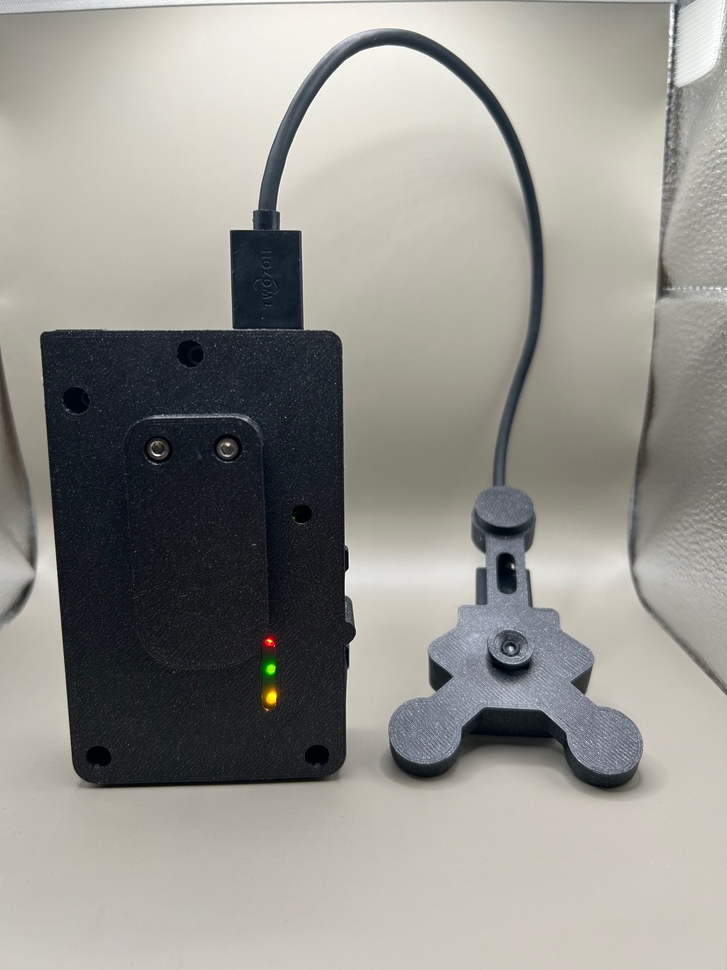
#> input picture IMG_2611.jpg, 727 x 970 px, shrunk from 1512 x 2016 before the run
$ python -i image_preprocessing.py   (imports and definitions only)
#> lines starting #> are read from the running program, lines starting #| are printed output that depends on the picture; after the words box and inside, x2 and y2 are one past the last pixel; in counts of white or black regions, pixels touching at a corner belong together
import os
import uuid
import logging

import cv2
import numpy as np
from ultralytics import YOLO

logger = logging.getLogger(__name__)
# [1 line not run here, left out]


# [84 lines left out: functions crop_and_save_image_with_bbox, detect_screen_using_custom_yolo, improved_rotate_image_using_lines, not called in this run]


def improved_rotate_image_using_lines_two(img_path):
    # Read the image
#> called with img_path = '../IMG_2611.jpg'
    image = cv2.imread(img_path)
#> image is the input picture: shape (970, 727, 3); mean B, G, R 142.1, 147.5, 148.6

    # Convert the image to grayscale
    gray = cv2.cvtColor(image, cv2.COLOR_BGR2GRAY)

    # Apply bilateral filtering to reduce noise
    filtered = cv2.bilateralFilter(gray, 9, 75, 75)

    # Use the Canny edge detector to find edges in the image
    edges = cv2.Canny(filtered, 50, 150, apertureSize=3)
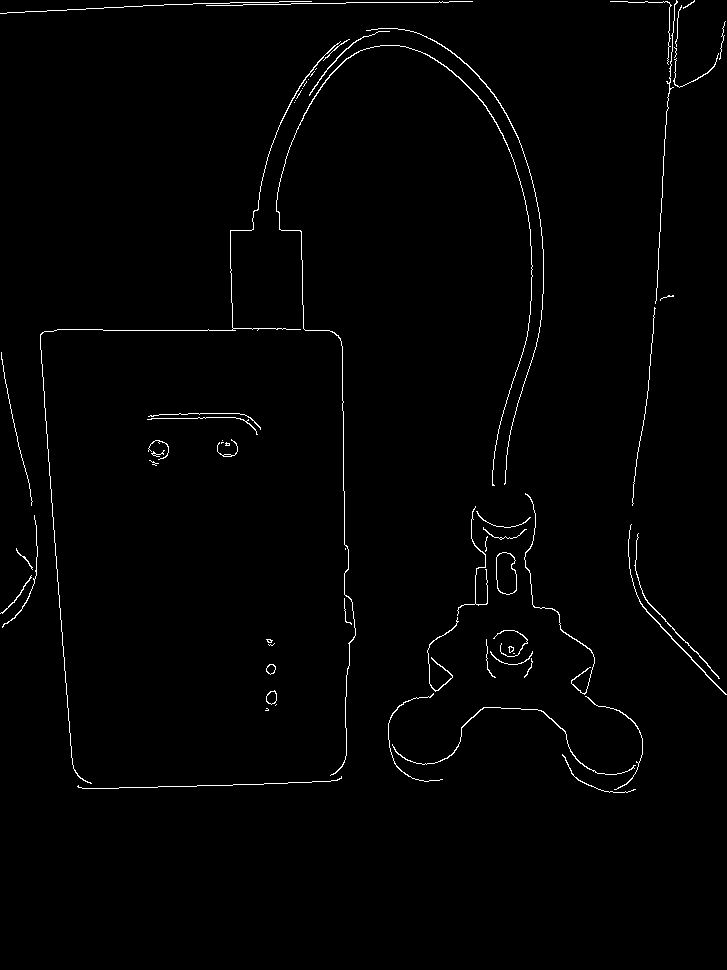
#> edges: shape (970, 727); 1.2% white in thin lines or dots, all inside (x1, y1, x2, y2) = (0, 0, 727, 793)

    # Use Hough Line Transform to detect lines in the image
    lines = cv2.HoughLines(edges, 1, np.pi / 180, 200)
#> lines = [[673, 0.0698], [9, 1.55]]

    if lines is not None:
        angles = []
        for rho, theta in lines[:, 0]:
            angle = (theta * 180 / np.pi) - 90
            if -45 <= angle <= 45:
                angles.append(angle)
#> this loop made 2 passes
#> (rho, theta, angle) on passes 1 to 2: (673, 0.0698, -86), (9, 1.55, -1)
#> after the loop, angles = [-1]

        # If we have no valid angles, return the original image
        if not angles:
            return image

        # Use the median of the angles for a more robust estimate
        rotation_angle = np.median(angles)
#> rotation_angle = -1

        # Get the image's center
        height, width = image.shape[:2]
#> height = 970; width = 727
        center = (width // 2, height // 2)
#> center = (363, 485)

        # Create a rotation matrix
        rotation_matrix = cv2.getRotationMatrix2D(center, rotation_angle, 1)
#> rotation_matrix = [[1, -0.0175, 8.52], [0.0175, 1, -6.26]]

        # Rotate the image
        rotated_image = cv2.warpAffine(image, rotation_matrix, (width, height))
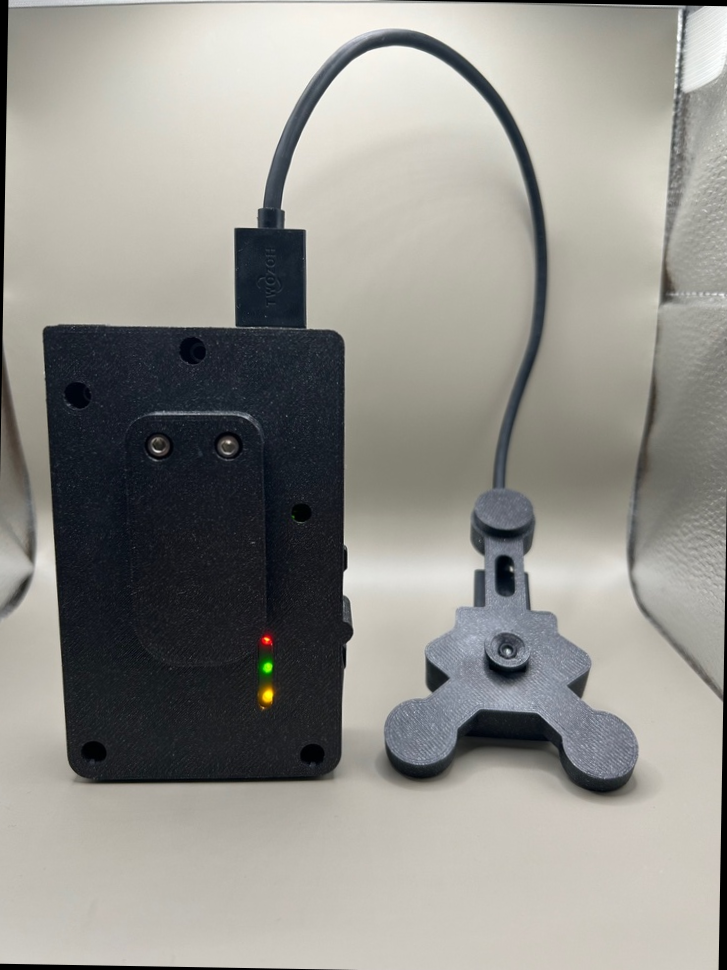
#> rotated_image: shape (970, 727, 3); mean B, G, R 140.4, 145.8, 146.9

        return rotated_image
    else:
        # If no lines are detected, return the original image
        return image

# [40 lines left out: functions preprocessing_raw_image_double_detect, detect_tv_laptop, not called in this run]

>>> result = improved_rotate_image_using_lines_two('../IMG_2611.jpg')

$ run again, on IMG_2665.jpg
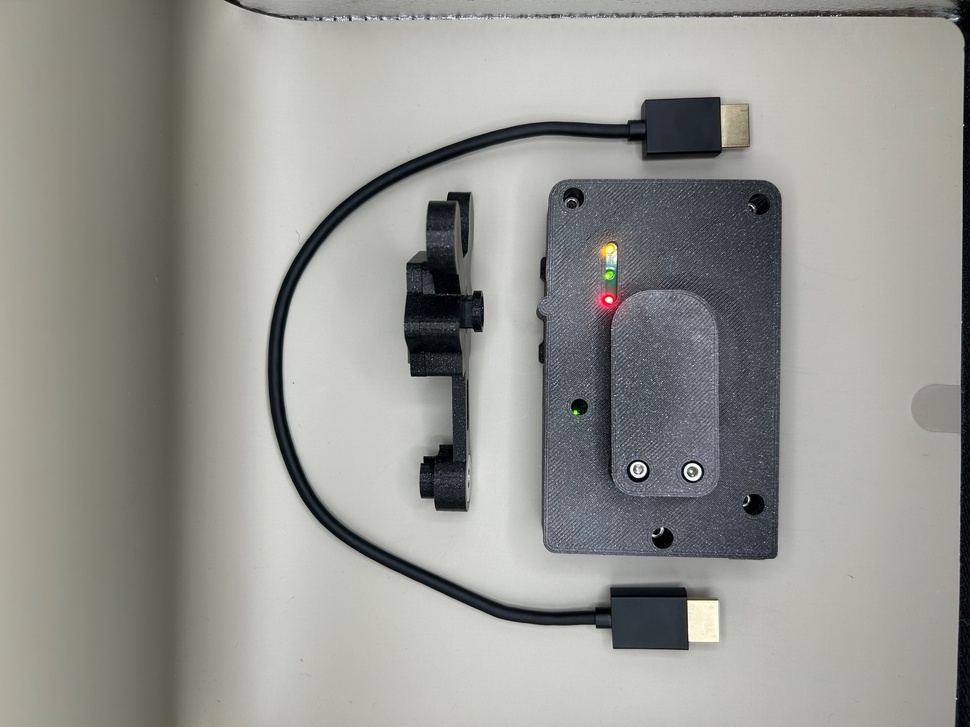
#> input picture IMG_2665.jpg, 970 x 727 px, shrunk from 2016 x 1512 before the run
#> in improved_rotate_image_using_lines_two, image is the input picture: shape (727, 970, 3); mean B, G, R 146, 150.9, 150.1
#> in improved_rotate_image_using_lines_two, `edges = cv2.Canny(filtered, 50, 150, apertureSize=3)`:
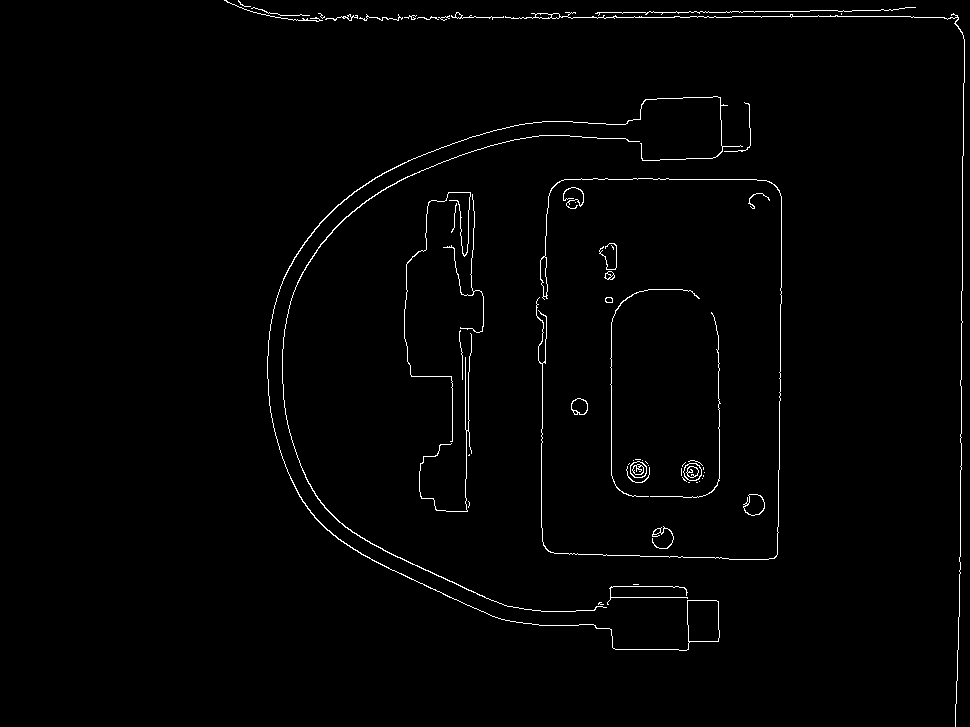
#> edges: shape (727, 970); 1.3% white in thin lines or dots, all inside (x1, y1, x2, y2) = (224, 0, 965, 727)
#> lines = [[17, 1.57], [25, 1.55]]
#> the loop in improved_rotate_image_using_lines_two, `for rho, theta in lines[:, 0]:` made 2 passes
#> (rho, theta, angle) on passes 1 to 2: (17, 1.57, 2.5e-06), (25, 1.55, -1)
#> after the loop in improved_rotate_image_using_lines_two, `for rho, theta in lines[:, 0]:`: angles = [2.5e-06, -1]
#> rotation_angle = -0.5
#> rotation_matrix = [[1, -0.00873, 3.19], [0.00873, 1, -4.22]]
#> in improved_rotate_image_using_lines_two, `rotated_image = cv2.warpAffine(image, rotation_matrix, (width, height))`:
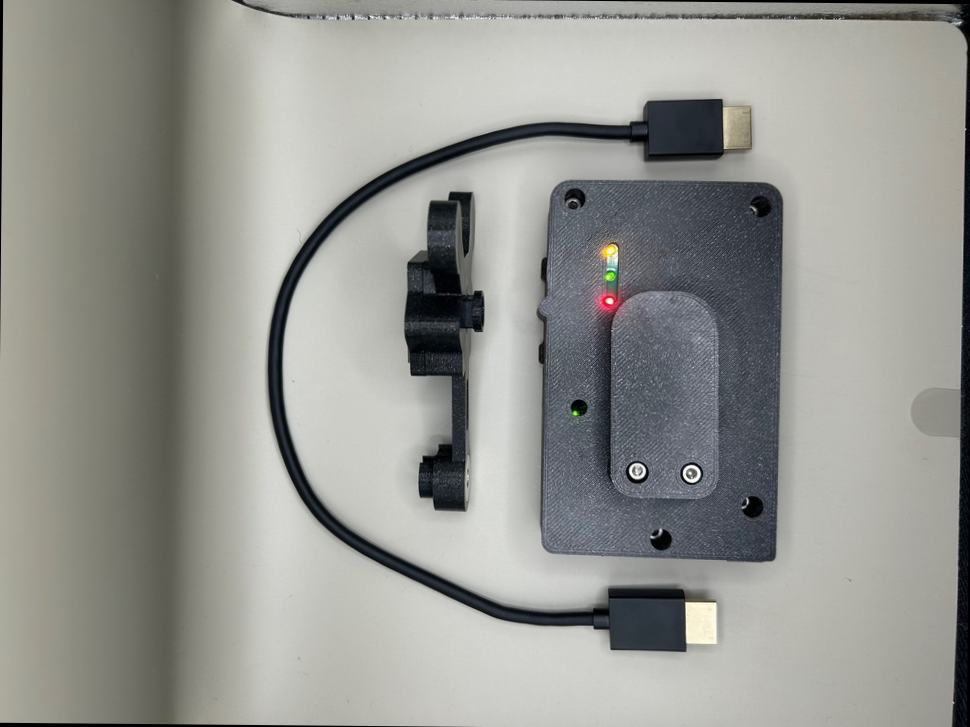
#> rotated_image: shape (727, 970, 3); mean B, G, R 145.5, 150.3, 149.5

$ run again, on IMG_2667.jpg
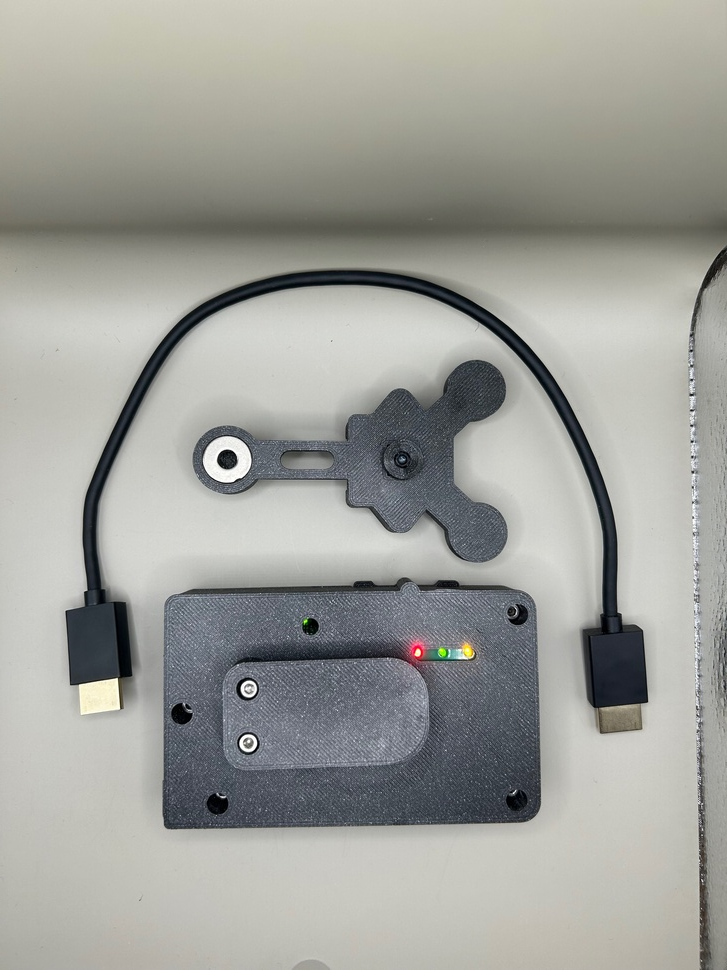
#> input picture IMG_2667.jpg, 727 x 970 px, shrunk from 1512 x 2016 before the run
#> in improved_rotate_image_using_lines_two, image is the input picture: shape (970, 727, 3); mean B, G, R 154.7, 160.1, 159.2
#> in improved_rotate_image_using_lines_two, `edges = cv2.Canny(filtered, 50, 150, apertureSize=3)`:
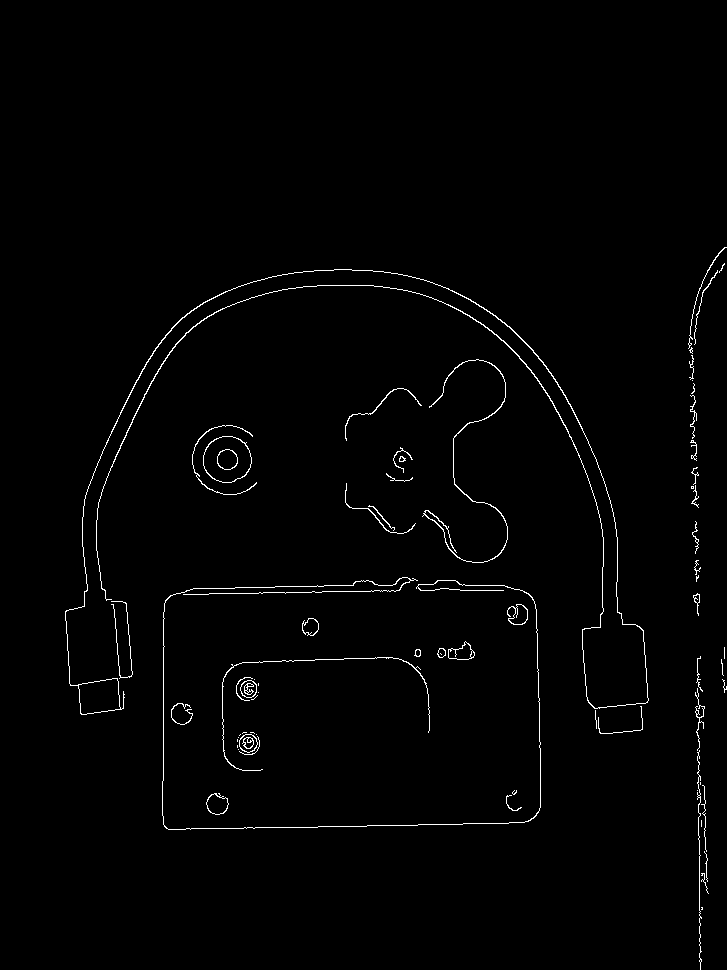
#> edges: shape (970, 727); 1.2% white in thin lines or dots, all inside (x1, y1, x2, y2) = (65, 247, 727, 970)
#> lines = [[597, 1.55], [832, 1.55]]
#> the loop in improved_rotate_image_using_lines_two, `for rho, theta in lines[:, 0]:` made 2 passes
#> (rho, theta, angle) on passes 1 to 2: (597, 1.55, -1), (832, 1.55, -1)
#> after the loop in improved_rotate_image_using_lines_two, `for rho, theta in lines[:, 0]:`: angles = [-1, -1]
#> rotation_angle = -1
#> rotation_matrix = [[1, -0.0175, 8.52], [0.0175, 1, -6.26]]
#> in improved_rotate_image_using_lines_two, `rotated_image = cv2.warpAffine(image, rotation_matrix, (width, height))`:
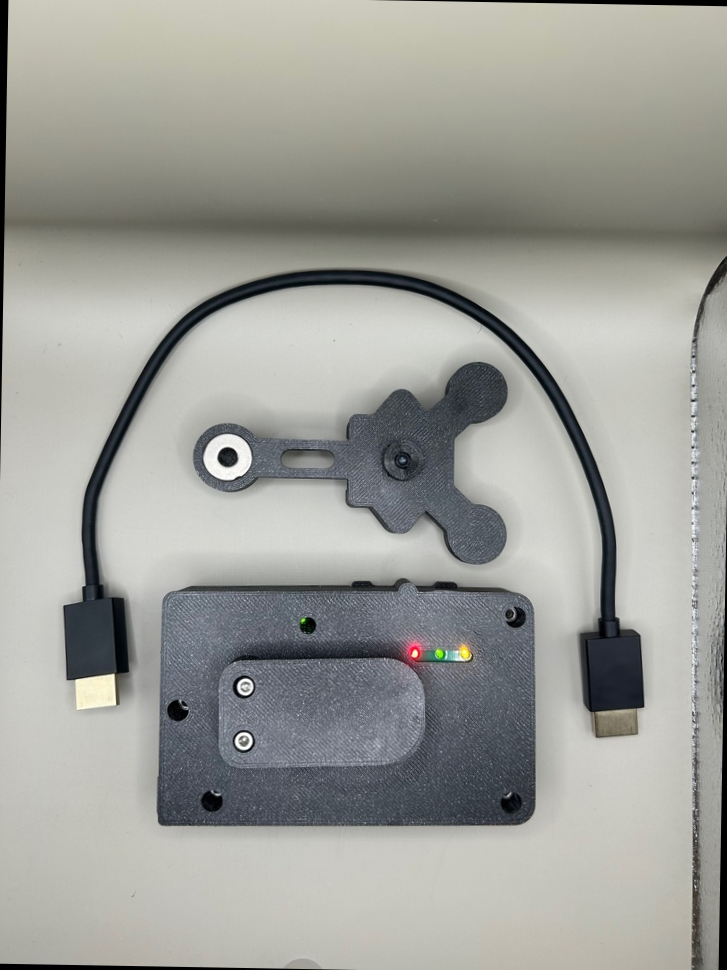
#> rotated_image: shape (970, 727, 3); mean B, G, R 153.3, 158.6, 157.7
